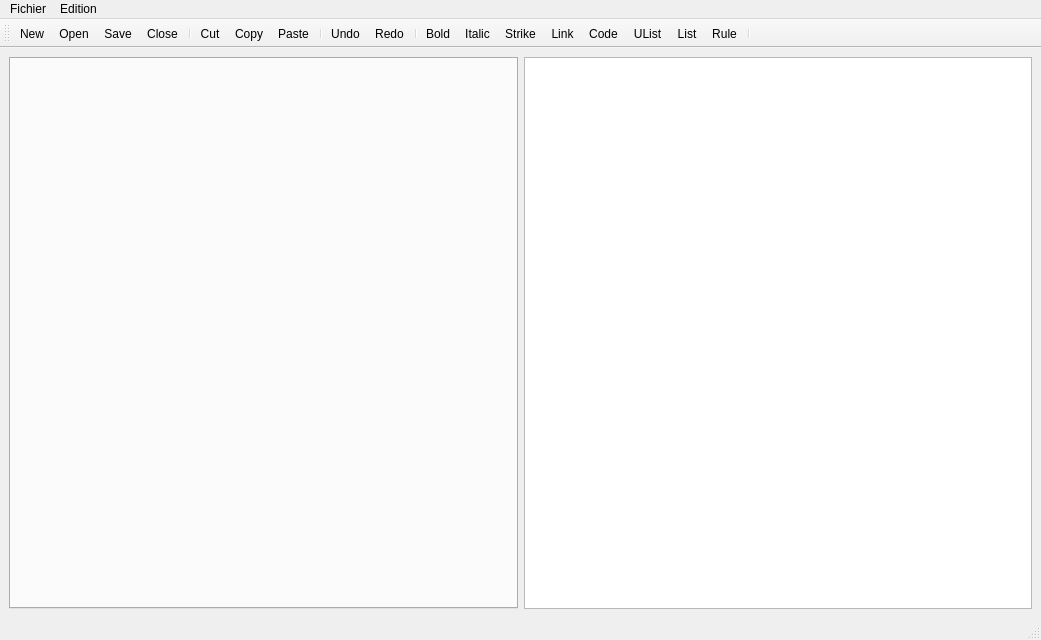
<?xml version="1.0" encoding="UTF-8"?>
<ui version="4.0">
 <class>MainWindow</class>
 <widget class="QMainWindow" name="MainWindow">
  <property name="geometry">
   <rect>
    <x>0</x>
    <y>0</y>
    <width>1041</width>
    <height>640</height>
   </rect>
  </property>
  <property name="windowTitle">
   <string>MarkItDown</string>
  </property>
  <widget class="QWidget" name="centralwidget">
   <property name="autoFillBackground">
    <bool>false</bool>
   </property>
   <layout class="QGridLayout" name="gridLayout">
    <item row="0" column="1">
     <widget class="QTextBrowser" name="textBrowser"/>
    </item>
    <item row="0" column="0">
     <widget class="QTabWidget" name="tabWidget"/>
    </item>
   </layout>
  </widget>
  <widget class="QMenuBar" name="menubar">
   <property name="geometry">
    <rect>
     <x>0</x>
     <y>0</y>
     <width>1041</width>
     <height>22</height>
    </rect>
   </property>
   <widget class="QMenu" name="menuFichier">
    <property name="title">
     <string>Fichier</string>
    </property>
    <addaction name="actionNew"/>
    <addaction name="actionOpen"/>
    <addaction name="actionSave"/>
   </widget>
   <widget class="QMenu" name="menuEdition">
    <property name="title">
     <string>Edition</string>
    </property>
    <addaction name="actionUndo"/>
    <addaction name="actionRedo"/>
    <addaction name="actionCut"/>
    <addaction name="actionCopy"/>
    <addaction name="actionPaste"/>
   </widget>
   <addaction name="menuFichier"/>
   <addaction name="menuEdition"/>
  </widget>
  <widget class="QStatusBar" name="statusbar"/>
  <widget class="QToolBar" name="toolBar">
   <property name="windowTitle">
    <string>toolBar</string>
   </property>
   <attribute name="toolBarArea">
    <enum>TopToolBarArea</enum>
   </attribute>
   <attribute name="toolBarBreak">
    <bool>false</bool>
   </attribute>
   <addaction name="actionNew"/>
   <addaction name="actionOpen"/>
   <addaction name="actionSave"/>
   <addaction name="actionClose"/>
   <addaction name="separator"/>
   <addaction name="actionCut"/>
   <addaction name="actionCopy"/>
   <addaction name="actionPaste"/>
   <addaction name="separator"/>
   <addaction name="actionUndo"/>
   <addaction name="actionRedo"/>
   <addaction name="separator"/>
   <addaction name="actionBold"/>
   <addaction name="actionItalic"/>
   <addaction name="actionStrike"/>
   <addaction name="actionLink"/>
   <addaction name="actionCode"/>
   <addaction name="actionUList"/>
   <addaction name="actionList"/>
   <addaction name="actionRule"/>
   <addaction name="separator"/>
  </widget>
  <action name="actionOpen">
   <property name="icon">
    <iconset resource="MyRes.qrc">
     <normaloff>:/icon/icons/file.png</normaloff>:/icon/icons/file.png</iconset>
   </property>
   <property name="text">
    <string>Open</string>
   </property>
  </action>
  <action name="actionSave">
   <property name="icon">
    <iconset resource="MyRes.qrc">
     <normaloff>:/icon/icons/floppy-disk.png</normaloff>:/icon/icons/floppy-disk.png</iconset>
   </property>
   <property name="text">
    <string>Save</string>
   </property>
   <property name="toolTip">
    <string>Save</string>
   </property>
   <property name="shortcut">
    <string>Ctrl+S</string>
   </property>
  </action>
  <action name="actionCut">
   <property name="icon">
    <iconset resource="MyRes.qrc">
     <normaloff>:/icon/icons/013-cut.png</normaloff>:/icon/icons/013-cut.png</iconset>
   </property>
   <property name="text">
    <string>Cut</string>
   </property>
   <property name="shortcut">
    <string>Ctrl+X</string>
   </property>
  </action>
  <action name="actionPaste">
   <property name="icon">
    <iconset resource="MyRes.qrc">
     <normaloff>:/icon/icons/014-paste.png</normaloff>:/icon/icons/014-paste.png</iconset>
   </property>
   <property name="text">
    <string>Paste</string>
   </property>
   <property name="shortcut">
    <string>Ctrl+V</string>
   </property>
  </action>
  <action name="actionCopy">
   <property name="icon">
    <iconset resource="MyRes.qrc">
     <normaloff>:/icon/icons/011-copy.png</normaloff>:/icon/icons/011-copy.png</iconset>
   </property>
   <property name="text">
    <string>Copy</string>
   </property>
   <property name="shortcut">
    <string>Ctrl+C</string>
   </property>
  </action>
  <action name="actionNew">
   <property name="icon">
    <iconset resource="MyRes.qrc">
     <normaloff>:/icon/icons/059-plus sign.png</normaloff>:/icon/icons/059-plus sign.png</iconset>
   </property>
   <property name="text">
    <string>New</string>
   </property>
   <property name="shortcut">
    <string>Ctrl+N</string>
   </property>
  </action>
  <action name="actionUndo">
   <property name="icon">
    <iconset resource="MyRes.qrc">
     <normaloff>:/icon/icons/058-undo.png</normaloff>:/icon/icons/058-undo.png</iconset>
   </property>
   <property name="text">
    <string>Undo</string>
   </property>
  </action>
  <action name="actionRedo">
   <property name="icon">
    <iconset resource="MyRes.qrc">
     <normaloff>:/icon/icons/044-redo.png</normaloff>:/icon/icons/044-redo.png</iconset>
   </property>
   <property name="text">
    <string>Redo</string>
   </property>
  </action>
  <action name="actionBold">
   <property name="icon">
    <iconset resource="MyRes.qrc">
     <normaloff>:/icon/icons/004-bold.png</normaloff>:/icon/icons/004-bold.png</iconset>
   </property>
   <property name="text">
    <string>Bold</string>
   </property>
   <property name="shortcut">
    <string>Ctrl+B</string>
   </property>
  </action>
  <action name="actionItalic">
   <property name="icon">
    <iconset resource="MyRes.qrc">
     <normaloff>:/icon/icons/031-italic.png</normaloff>:/icon/icons/031-italic.png</iconset>
   </property>
   <property name="text">
    <string>Italic</string>
   </property>
   <property name="shortcut">
    <string>Ctrl+I</string>
   </property>
  </action>
  <action name="actionLink">
   <property name="icon">
    <iconset resource="MyRes.qrc">
     <normaloff>:/icon/icons/033-link.png</normaloff>:/icon/icons/033-link.png</iconset>
   </property>
   <property name="text">
    <string>Link</string>
   </property>
  </action>
  <action name="actionList">
   <property name="icon">
    <iconset resource="MyRes.qrc">
     <normaloff>:/icon/icons/038-number.png</normaloff>:/icon/icons/038-number.png</iconset>
   </property>
   <property name="text">
    <string>List</string>
   </property>
  </action>
  <action name="actionCode">
   <property name="icon">
    <iconset resource="MyRes.qrc">
     <normaloff>:/icon/icons/009-code.png</normaloff>:/icon/icons/009-code.png</iconset>
   </property>
   <property name="text">
    <string>Code</string>
   </property>
  </action>
  <action name="actionRule">
   <property name="icon">
    <iconset resource="MyRes.qrc">
     <normaloff>:/icon/icons/048-delete.png</normaloff>:/icon/icons/048-delete.png</iconset>
   </property>
   <property name="text">
    <string>Rule</string>
   </property>
  </action>
  <action name="actionClose">
   <property name="icon">
    <iconset resource="MyRes.qrc">
     <normaloff>:/icon/icons/016-crossed.png</normaloff>:/icon/icons/016-crossed.png</iconset>
   </property>
   <property name="text">
    <string>Close</string>
   </property>
   <property name="shortcut">
    <string>Ctrl+W</string>
   </property>
  </action>
  <action name="actionStrike">
   <property name="icon">
    <iconset resource="MyRes.qrc">
     <normaloff>:/icon/icons/053-strikethrough.png</normaloff>:/icon/icons/053-strikethrough.png</iconset>
   </property>
   <property name="text">
    <string>Strike</string>
   </property>
  </action>
  <action name="actionUList">
   <property name="icon">
    <iconset resource="MyRes.qrc">
     <normaloff>:/icon/icons/002-alphabet.png</normaloff>:/icon/icons/002-alphabet.png</iconset>
   </property>
   <property name="text">
    <string>UList</string>
   </property>
  </action>
 </widget>
 <resources>
  <include location="MyRes.qrc"/>
 </resources>
 <connections/>
</ui>
